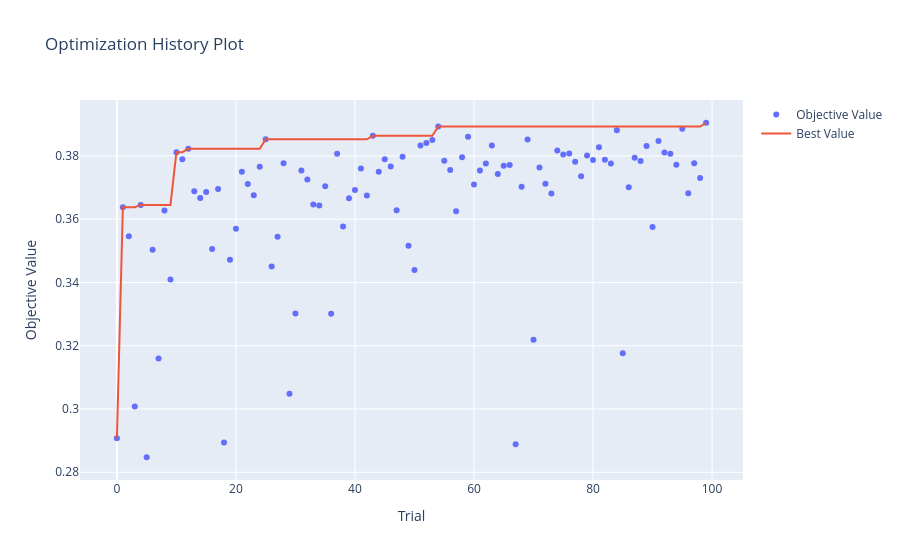
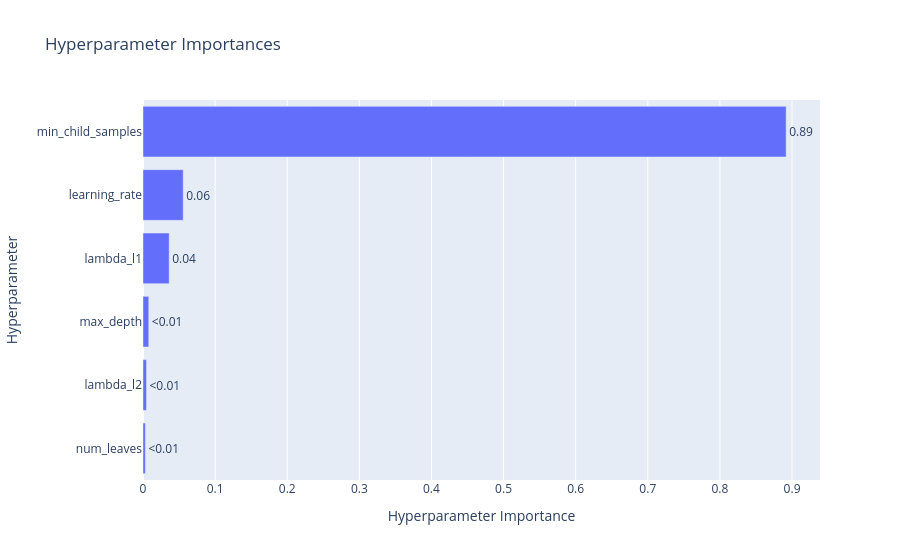

Write notebook code for charts like these, in order.
### Code cell
# Gráfico 1: Evolución del Kappa
optuna.visualization.plot_optimization_history(study).show()

# Gráfico 2: ¿Qué parámetro es el más influyente?
optuna.visualization.plot_param_importances(study).show()
